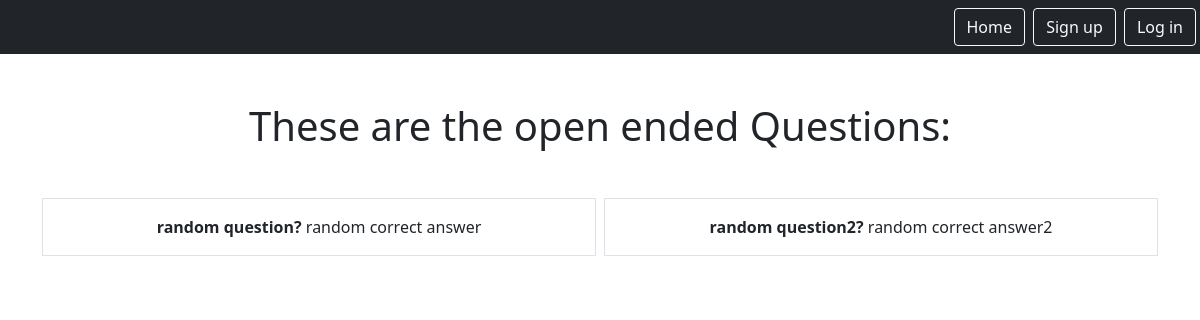
Screenshot of /Ques/list/open with the database file from the repository.
### Quiz/models.py (models this page shows)
class OpenQuesModel(models.Model):
    question = models.CharField(max_length=250)
    answer = models.CharField(max_length=250, null=True)
    correct_ans = models.CharField(max_length=250)

### Quiz/views.py (the view)
# urls.py: path('Ques/list/open', views.OpenQuesListView.as_view(), name="openQues.list"),
class OpenQuesListView(ListView):
    model = OpenQuesModel
    context_object_name = "openQs"
    template_name = "Quiz/open_ques_list.html"
    def get_queryset(self):
        return OpenQuesModel.objects.all()

### Quiz/templates/Quiz/open_ques_list.html
{% extends "base.html" %}
{% block content %}
    <h1 class="my-5">These are the open ended Questions:</h1>
    <div class="row row-cols3 g-2">
        {% for Q in openQs %}
        <div class="col">
            <div class="p-3 border">
            <b>{{Q.question}}</b>
            {{Q.correct_ans|truncatechars:50}}
            </div>
        </div>
        {% endfor %}
    </div>
{% endblock %}

### rows the page displays
OpenQuesModel: question "random question?", correct_ans "random correct answer"
OpenQuesModel: question "random question2?", correct_ans "random correct answer2"
